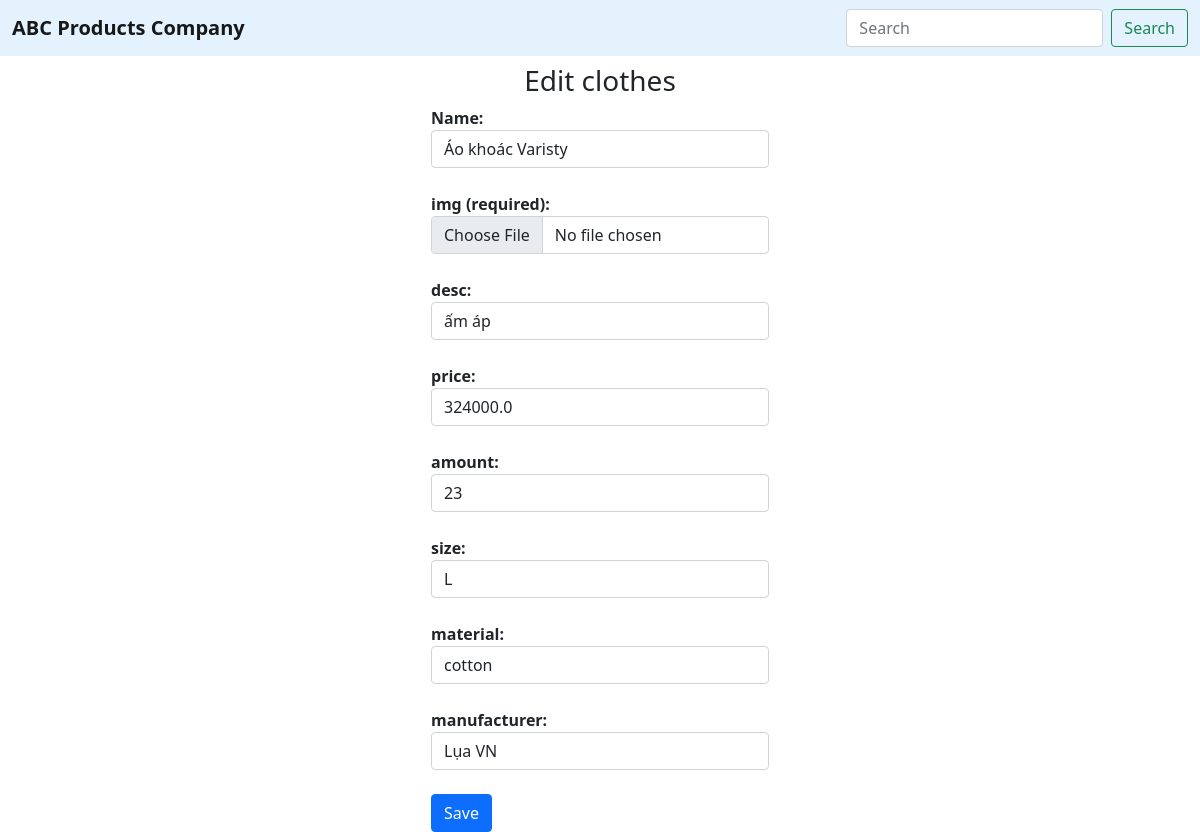
Screenshot of /edit_clothes/15/ with the database file from the repository.
### home/models.py (models this page shows)
class Items(models.Model):
    id = models.AutoField(primary_key=True)
    name = models.CharField(max_length=100)
    img = models.ImageField(upload_to='image', default=None)
    desc = models.CharField(max_length=100)
    price = models.FloatField()
    amount = models.IntegerField()

class Clothes(Items):
    size = models.CharField(max_length=3)
    material = models.CharField(max_length=50)
    manufacturer = models.CharField(max_length=50)

### home/views.py (the view)
# urls.py: path('edit_clothes/<int:id>/', home.edit_clothes_form),
def edit_clothes_form(request, id):
    clothes = Clothes.objects.get(id=id)
    return render(request, 'edit_clothes.html', {'clothes': clothes})

### home/Templates/edit_clothes.html (shortened to what this page needs)
<!DOCTYPE html>
<html lang="en">
<head>
    <link rel="stylesheet" href="https://stackpath.bootstrapcdn.com/bootstrap/5.0.0-alpha1/css/bootstrap.min.css"
>
</head>
<body>
    <nav class="navbar navbar-light" style="background-color: #e3f2fd;">
        <div class="container-fluid">
            <a class="navbar-brand" style="font-weight: bold;">ABC Products Company</a>
            <form class="d-flex">
                <input class="form-control me-2" type="search" placeholder="Search" aria-label="Search">
                <button class="btn btn-outline-success" type="submit">Search</button>
            </form>
        </div>
    </nav>
    <h3 class="text-center mt-2">Edit clothes</h3>
    <div class="d-flex justify-content-center container">
        <form action="/edit_clothes" method="post" enctype="multipart/form-data" >
            <label style="font-weight: bold;" for="name">Name:</label>
            <input class="form-control" type="text" name="name" value="{{clothes.name}}">
            <br>
            <label style="font-weight: bold;" for="img">img (required):</label>
            <input class="form-control" type="file" name="img">
            <br>
            <label style="font-weight: bold;" for="desc">desc:</label>
            <input class="form-control" type="text" name="desc" value="{{clothes.desc}}">
            <br>
            <label style="font-weight: bold;" for="price">price:</label>
            <input class="form-control" type="text" name="price" value="{{clothes.price}}">
            <br>
            <label style="font-weight: bold;" for="amount">amount:</label>
            <input class="form-control" type="text" name="amount" value="{{clothes.amount}}">
            <br>
            <label style="font-weight: bold;" for="size">size:</label>
            <input class="form-control" type="text" name="size" value="{{clothes.size}}">
            <br>
            <label style="font-weight: bold;" for="material">material:</label>
            <input class="form-control" type="text" name="material" value="{{clothes.material}}">
            <br>
            <label style="font-weight: bold;" for="manufacturer">manufacturer:</label>
            <input class="form-control" type="text" name="manufacturer" value="{{clothes.manufacturer}}">
            <br>
            <button type="submit" class=" btn btn-primary">Save</button>
        </form>
    </div>
</body>
</html>

### rows the page displays
Items: name "Áo khoác Varisty", desc "ấm áp", price "324000.0", amount "23"
Clothes: size "L", material "cotton", manufacturer "Lụa VN"
